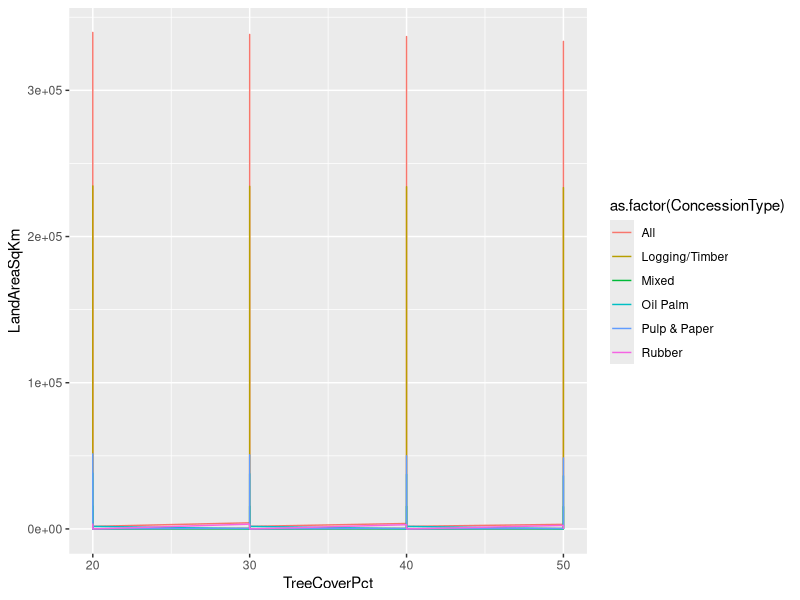

Generate this figure with R:
# This script generates plots of the results of Southeast Asia's Great Forest
# Transition study, which estimates the area, total carbon, avoided emissions
# of undeveloped or unconverted forests within concessions (logging/timber, oil
# palm, pulp & paper, rubber, mixed) in Southeast Asian countries.
# 
# 
# Script by:      Jose Don T. De Alban
# Date created:   26 May 2022
# Date modified:     


# Load Libraries -------------------------
library(tidyverse)

# Set Working Directories ----------------
DirMAIN  <- "/Users/dondealban/Dropbox/Research/se-asia-gft/"

# Read Data Files ------------------------
setwd(DirMAIN)
csvAREA <- read.csv(file="SEAsia GFT_Results_Area.csv", header=TRUE, sep=",")
csvCARB <- read.csv(file="SEAsia GFT_Results_Total Carbon.csv", header=TRUE, sep=",")

dfAREA <- csvAREA
dfCARB <- csvCARB

# Generate Plots -------------------------

# Land area of ndeveloped forests within concessions
pAREA <- ggplot() + geom_line(data=dfAREA, aes(x=TreeCoverPct, y=LandAreaSqKm, colour=as.factor(ConcessionType)))
